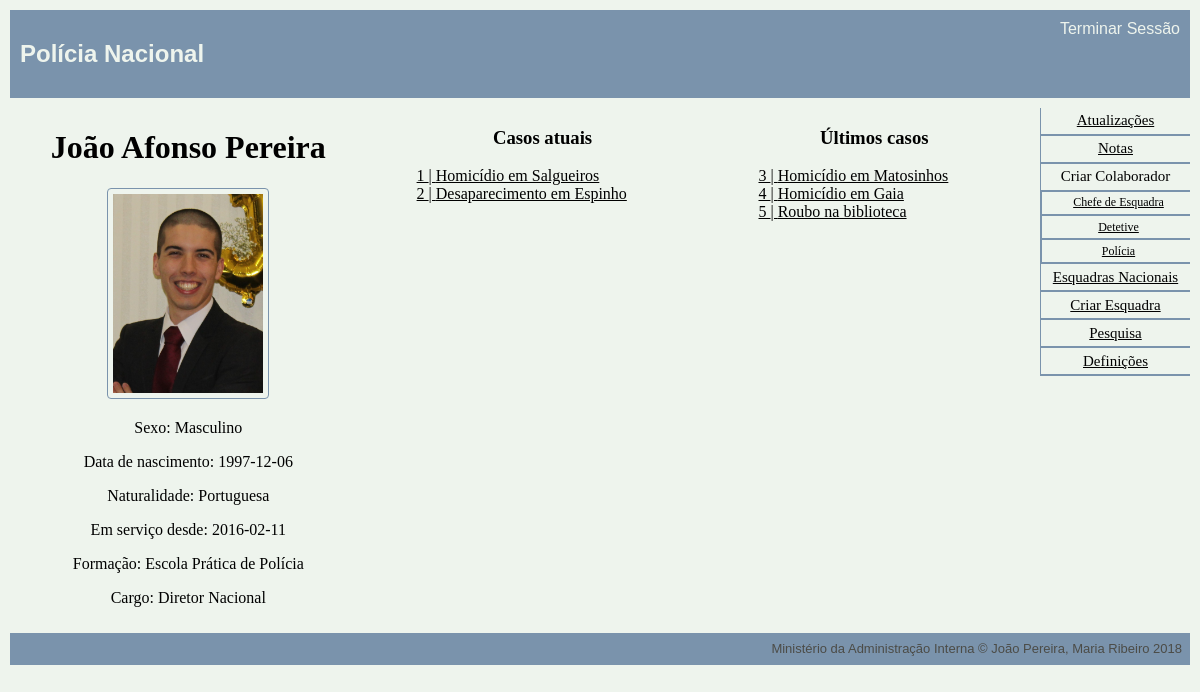
The app's page /main.php (signed in) with its own data.
### tables this page shows
CREATE TABLE personnel (
    username VARCHAR PRIMARY KEY,
    password VARCHAR NOT NULL,
    email VARCHAR(320) NOT NULL, -- 64 characters for local part + @ + 255 for domain name
    fullname VARCHAR(128) NOT NULL,
    gender VARCHAR NOT NULL,
    birthdate date NOT NULL,
    naturality VARCHAR NOT NULL,
    start_service date NOT NULL,
    school VARCHAR REFERENCES schools NOT NULL,
    position VARCHAR REFERENCES positions NOT NULL,
    station INTEGER REFERENCES stations,
    profile_pic VARCHAR
);

CREATE TABLE occurrences (
    id INTEGER PRIMARY KEY,
    type integer REFERENCES occ_type NOT NULL,
    title VARCHAR NOT NULL,
    chief_detective VARCHAR REFERENCES personnel,
    state VARCHAR REFERENCES states NOT NULL ,
    oppening_date date NOT NULL,
    location VARCHAR NOT NULL,
    description VARCHAR NOT NULL,
    station VARCHAR REFERENCES stations NOT NULL
);

### database/connection.php (called while the page is built, shortened)
<?php $db = new PDO('sqlite:database/database.db');
function getUserByUsername($username) {
  global $db;
  $query = $db->prepare('SELECT * FROM personnel WHERE username = ?');
  $query->execute(array($username));
  return $query->fetch();
}
function GetAllOccurrences() {
  global $db;
  $query = $db->prepare('SELECT * FROM occurrences');
  $query->execute();
  return $query->fetchAll();
}

### main.php (the view, shortened to what this page needs)
 <?php
include_once('database/connection.php');
$username = $_SESSION['username'];
?>
<!DOCTYPE html>
<html>
<head>
    <link href="style.css" rel="stylesheet">
    <link href="layout.css" rel="stylesheet">
</head>
<div class="container">
<?php include_once('common/header_aside.php'); ?>
<body class="body">
    <div id="personnel_info">
        <h1><?php echo $user['fullname']?></h1>
        <p> <?php if (isset($user['profile_pic'])) { ?>
            <img src="profile_pic/<?=$username?>.jpg">
        <?php }?></p>
        <p> Sexo: <?php echo $user['gender'] ?></p>
        <p> Data de nascimento: <?php echo $user['birthdate'] ?>  </p>
        <p> Naturalidade: <?php echo $user['naturality'] ?> </p>
        <p> Em serviço desde: <?php echo $user['start_service'] ?> </p>
        <p> Formação: <?php echo $user['school'] ?> </p>
        <p> Cargo: <?php echo $user['position'] ?> </p>
    </div>
    <?php if ($user['position']=='Diretor Nacional'){
        $occurrences=GetAllOccurrences();
    }elseif ($user['position']=='Chefe de Esquadra'){
        $occurrences=GetOccurrencesByStation($station['id']);
    }elseif ($user['position']=='Detetive'){
        $occurrences=GetOccurrencesByUsernameAndMinorOccurrences($username,$station['id']);
    }elseif ($user['position']=='Polícia'){
        $occurrences=GetOccurrencesByUsername($username);
    }
    if (!empty($occurrences)) { ?>
        <div id="current_work">
            <h3>Casos atuais</h3>
            <ul>
                <?php foreach($occurrences as $occurrence) { ?>
                    <?php if ($occurrence['state']=='Aberto') {?>
                        <?php echo "<li><a href='single_occurrence.php?id=" . $occurrence['id'] . "'>" . $occurrence['id'] . " | " . $occurrence['title'] . "</a></li>" ; ?>
                    <? } ?>
                <? } ?>
            </ul>
        </div>
        <div id="past_work">
            <h3>Últimos casos</h3>
            <ul>
                <?php foreach($occurrences as $occurrence) { ?>
                    <?php if ($occurrence['state']=='Fechado' or $occurrence['state']=='Arquivado') { ?>
                        <?php echo "<li><a href='single_occurrence.php?id=" . $occurrence['id'] . "'>" . $occurrence['id'] . " | " . $occurrence['title'] . "</a></li>" ; ?>
                    <? } ?>
                <? } ?>
            </ul>
        </div>
    <? } ?>
</body>
<?php include_once('common/footer.php'); ?>
</div>
</html>

### style.css (style rules this page uses)
html { background-color:#EEF4ED; }
.body { margin: 0; padding: 0; text-align: left; }
img { border: 1px solid #7A93AC; border-radius: 4px; padding: 5px; width: 150px; }
li { list-style-type: none; }
a { color: black; }
.body h3 { text-align: center; }
#personnel_info { text-align:center; }

### layout.css (style rules this page uses)
.body { grid-area: body; }
.container { display: grid; grid-template-columns: auto auto auto 150px ; grid-template-areas: 'header header header header' 'body body body right_bar' 'footer footer footer footer'; grid-gap: 10px; padding: 10px; }

### records on screen
personnel: fullname "João Afonso Pereira", gender "Masculino", birthdate "1997-12-06", naturality "Portuguesa", start_service "2016-02-11", school "Escola Prática de Polícia", position "Diretor Nacional"
occurrences: id "1", title "Homicídio em Salgueiros"
occurrences: id "2", title "Desaparecimento em Espinho"
occurrences: id "3", title "Homicídio em Matosinhos"
occurrences: id "4", title "Homicídio em Gaia"
occurrences: id "5", title "Roubo na biblioteca"
